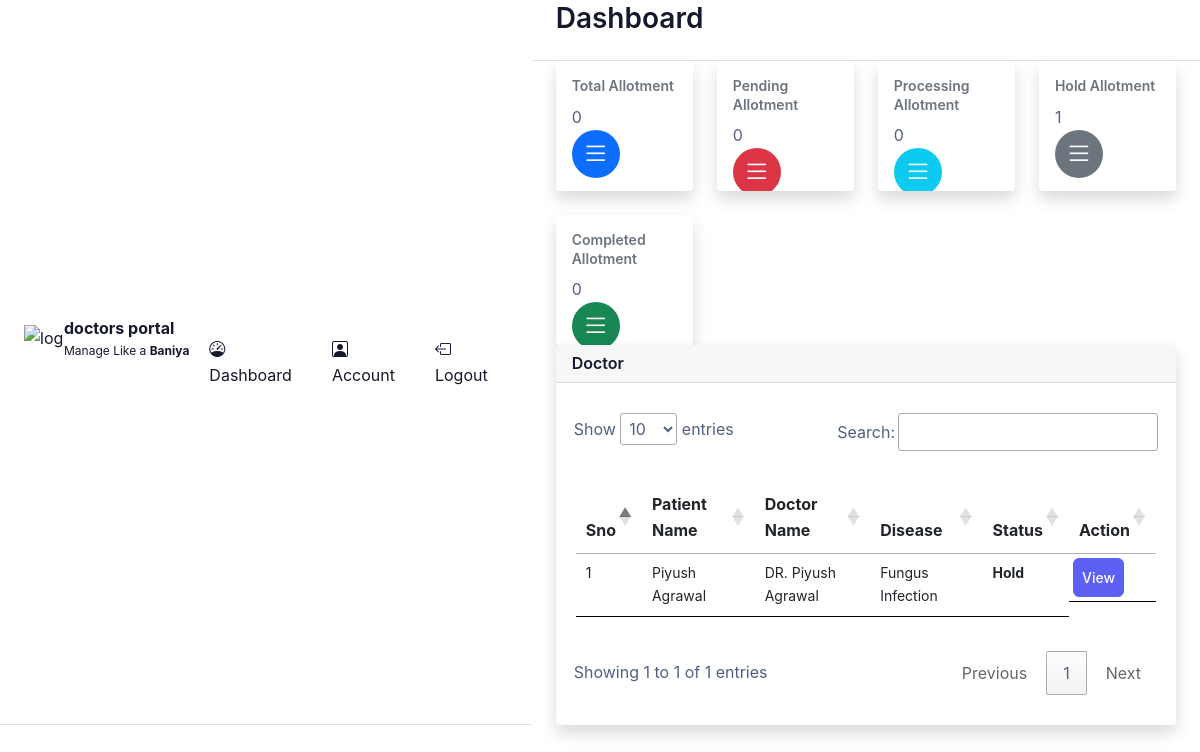
The app's page /crm/frontend/doctor/dashboard.php (signed in) with its own data.
### tables this page shows
CREATE TABLE `allotment_schema` (
  `id` bigint(250) NOT NULL,
  `doctor_id` int(11) NOT NULL,
  `patient_id` int(11) NOT NULL,
  `disease_name` text DEFAULT 'General Checkup',
  `appoitment_datetime` datetime DEFAULT NULL,
  `last_appointment_datetime` datetime DEFAULT NULL,
  `status` tinyint(4) NOT NULL COMMENT '(0: Pending, 1: Treatment Completed, 2: Processing, 3: Hold)\r\n'
);

CREATE TABLE `patient_schema` (
  `id` int(11) NOT NULL,
  `fullname` text NOT NULL,
  `email_id` varchar(200) NOT NULL,
  `primary_contact_number` varchar(15) NOT NULL,
  `secondary_contact_number` varchar(15) NOT NULL,
  `address` text NOT NULL,
  `adharcard_number` varchar(12) NOT NULL,
  `pancard_number` varchar(20) NOT NULL,
  `status` tinyint(4) NOT NULL,
  `username` varchar(200) NOT NULL,
  `password` varchar(200) NOT NULL,
  `created_date` timestamp NOT NULL DEFAULT current_timestamp()
);

CREATE TABLE `doctor_schema` (
  `id` int(11) NOT NULL,
  `fullname` text NOT NULL,
  `email_id` varchar(200) NOT NULL,
  `primary_contact_number` varchar(15) NOT NULL,
  `secondary_contact_number` varchar(15) DEFAULT NULL,
  `address` text DEFAULT NULL,
  `adharcard_number` varchar(12) DEFAULT NULL,
  `pancard_number` varchar(20) DEFAULT NULL,
  `joining_date` date DEFAULT NULL,
  `speciality_id` int(11) DEFAULT NULL,
  `visit_time_from` time DEFAULT NULL,
  `visit_time_to` time DEFAULT NULL,
  `status` tinyint(4) NOT NULL,
  `username` varchar(200) NOT NULL,
  `password` varchar(200) NOT NULL,
  `created_date` timestamp NOT NULL DEFAULT current_timestamp()
);

### crm/frontend/doctor/dashboard.php (the view, shortened to what this page needs)
    <?php
$pending_allotment=0;
$completed_allotment=0;
$processing_allotment=0;
$hold_allotment=0;
$stmt="SELECT status FROM `allotment_schema` WHERE doctor_id=(?)";
$sql=mysqli_prepare($conn, $stmt);
mysqli_stmt_bind_param($sql,'i',$_SESSION["user_id"]);
$result=mysqli_stmt_execute($sql);
if ($result){
    $data= mysqli_stmt_get_result($sql);
    while($row=mysqli_fetch_array($data)){
        if($row["status"]==0){
            $pending_allotment++;
        }
        elseif ($row["status"]==0) {
            $completed_allotment++;
        }
        elseif ($row["status"]==2) {
            $processing_allotment++;
        }
        else{
            $hold_allotment++;
        }
    }
}
?>
<!DOCTYPE html>
<html lang="en">
<head>
    <?php require('./user_components/header_links.php'); ?>
</head>
<body>
    <div class="d-flex flex-column flex-lg-row h-lg-full bg-surface-secondary">
       <?php require('./user_components/side_bar.php'); ?>
        <div class="h-screen flex-grow-1 overflow-y-lg-auto">
            <header class="bg-surface-primary border-bottom pt-6">
                <div class="container-fluid">
                    <div class="mb-npx">
                        <div class="row align-items-center mb-4">
                            <div class="col-sm-6 col-12 mb-4 mb-sm-0">
                                <h1 class="h2 mb-0 ls-tight">Dashboard</h1>
                            </div>
                        </div>
                    </div>
                </div>
            </header>
           <main class="py-6 bg-surface-secondary">
                <div class="container-fluid">
                    <div class="row g-6 mb-6">
                        <div class="col-xl-3 col-sm-6 col-12">
                            <div class="card shadow border-0 overflow_style" style="height: 130px;">
                                <div class="card-body">
                                    <div class="row">
                                        <div class="col">
                                            <span class="h6 font-semibold text-muted text-sm d-block mb-2">Total
                                                Allotment</span>
                                            <?php
                                                echo $completed_allotment+$processing_allotment+$pending_allotment+$completed_allotment;
                                            ?>
                                        </div>
                                        <div class="col-auto">
                                            <div class="icon icon-shape bg-primary text-white text-lg rounded-circle">
                                                <i class="bi bi-list"></i>
                                            </div>
                                        </div>
                                    </div>
                                </div>
                            </div>
                        </div>
                        <div class="col-xl-3 col-sm-6 col-12">
                            <div class="card shadow border-0 overflow_style" style="height: 130px;">
                                <div class="card-body">
                                    <div class="row">
                                        <div class="col">
                                            <span class="h6 font-semibold text-muted text-sm d-block mb-2">Pending Allotment</span>
                                            <?php
                                                echo $pending_allotment;
                                                ?>
                                        </div>
                                        <div class="col-auto">
                                            <div class="icon icon-shape bg-danger text-white text-lg rounded-circle">
                                                <i class="bi bi-list"></i>
                                            </div>
                                        </div>
                                    </div>
                                </div>
                            </div>
                        </div>
                        <div class="col-xl-3 col-sm-6 col-12">
                            <div class="card shadow border-0 overflow_style" style="height: 130px;">
                                <div class="card-body">
                                    <div class="row">
                                        <div class="col">
                                            <span class="h6 font-semibold text-muted text-sm d-block mb-2">Processing Allotment</span>
                                            <?php
                                                echo $processing_allotment;
                                                ?>
                                        </div>
                                        <div class="col-auto">
                                            <div class="icon icon-shape bg-info text-white text-lg rounded-circle">
                                                <i class="bi bi-list"></i>
                                            </div>
                                        </div>
                                    </div>
                                </div>
                            </div>
                        </div>
                        <div class="col-xl-3 col-sm-6 col-12">
                            <div class="card shadow border-0 overflow_style" style="height: 130px;">
                                <div class="card-body">
                                    <div class="row">
                                        <div class="col">
                                            <span class="h6 font-semibold text-muted text-sm d-block mb-2">Hold Allotment</span>
                                            <?php
                                                echo $hold_allotment;
                                                ?>
                                        </div>
                                        <div class="col-auto">
                                            <div class="icon icon-shape bg-secondary text-white text-lg rounded-circle">
                                                <i class="bi bi-list"></i>
                                            </div>
                                        </div>
                                    </div>
                                </div>
                            </div>
                        </div>
                        <div class="col-xl-3 col-sm-6 col-12">
                            <div class="card shadow border-0 overflow_style" style="height: 130px;">
                                <div class="card-body">
                                    <div class="row">
                                        <div class="col">
                                            <span class="h6 font-semibold text-muted text-sm d-block mb-2">Completed Allotment</span>
                                            <?php echo $completed_allotment; ?>
                                        </div>
                                        <div class="col-auto">
                                            <div class="icon icon-shape bg-success text-white text-lg rounded-circle">
                                                <i class="bi bi-list"></i>
                                            </div>
                                        </div>
                                    </div>
                                </div>
                            </div>
                        </div>
                    </div>
                    <div class="card shadow border-0 mb-7">
                        <div class="card-header">
                            <h5 class="mb-0">Doctor</h5>
                        </div>
                        <div class="table-responsive" style="padding: 30px 18px;">
                            <table class="table table-hover table-nowrap" id="myTable"
                                style="padding: 30px 2px; border: 0px solid black !important;">
                                <thead class="thead-light">
                                    <tr>
                                        <th style="font-size: 16px;">Sno</th>
                                        <th style="font-size: 16px;">Patient Name</th>
                                        <th style="font-size: 16px;">Doctor Name</th>
                                        <th style="font-size: 16px;">Disease</th>
                                        <th style="font-size: 16px;">Status</th>
                                        <th style="font-size: 16px;">Action</th>
                                    </tr>
                                </thead>
                                <tbody style="border: 0px solid black !important;">
                                    <?php
                                        $stmt="SELECT allotment_schema.id,doctor_schema.fullname as doctor_name,patient_schema.fullname as patient_name,allotment_schema.disease_name,allotment_schema.status
                                        FROM `allotment_schema` INNER JOIN `doctor_schema` ON doctor_schema.id=allotment_schema.doctor_id INNER JOIN `patient_schema` ON patient_schema.id=allotment_schema.patient_id WHERE allotment_schema.doctor_id=(?)";
                                        $sql=mysqli_prepare($conn, $stmt);
                                        mysqli_stmt_bind_param($sql,'i',$_SESSION["user_id"]);
                                        $result=mysqli_stmt_execute($sql);
                                        if ($result){
                                                $data= mysqli_stmt_get_result($sql);
                                                $sno=1;
                                                while ($row = mysqli_fetch_array($data)){
                                    ?>
                                    <tr>
                                        <td style="font-size: 14px;">
                                            <?php echo $sno;?>
                                        </td>
                                        <td style="font-size: 14px;">
                                            <?php echo $row["patient_name"];?>
                                        </td>
                                        <td style="font-size: 14px;">
                                            <?php echo $row["doctor_name"];?>
                                        </td>
                                        <td style="font-size: 14px; min-width: fit-content;">
                                            <?php echo $row["disease_name"];?>
                                        </td>
                                        <td style="font-size: 14px; min-width: fit-content;">
                                            <?php
                                                $status="Processing";
                                                if ($row["status"]==0) {
                                                    $status="<span class='text-danger'>Pending</span>";
                                                }
                                                else if($row["status"]==1){
                                                    $status="<span class='text-success'>Completed</span>";
                                                }
                                                else if($row["status"]==2){
                                                    $status="<span class='text-info'>Processing</span>";
                                                }
                                                else {
                                                    $status="<span class='text-secondry'>Hold</span>";
                                                }
                                            ?>
                                            <b><?php echo $status;?></b>
                                        </td>
                                        <td class="d-flex p-1">
                                            <a class="btn btn-primary p-2" href="./view_allotment.php?id=<?php echo $row['id'];?>">
                                                <span style="font-size: 14px;">View</span>
                                            </a>
                                        </td>
                                    </tr>
                                    <?php
                                    $sno++;
                                    }
                                }
                                else{
                                    mysqli_error($conn);
                                }
                                ?>
                                </tbody>
                            </table>
                        </div>
                    </div>
                </div>
            </main>
        </div>
    </div>
</body>
</html>

### crm/frontend/doctor/css/dashboard.css (style rules this page uses)
.overflow_style { overflow: auto; }
.overflow_style { -ms-overflow-style: none; scrollbar-width: none; }

### records on screen
allotment_schema: patient_schema.fullname "Piyush Agrawal", doctor_schema.fullname "DR. Piyush Agrawal", disease_name "Fungus Infection", status "Hold"

### other values on screen
$pending_allotment "0"
$processing_allotment "0"
$hold_allotment "1"
$completed_allotment "0"
